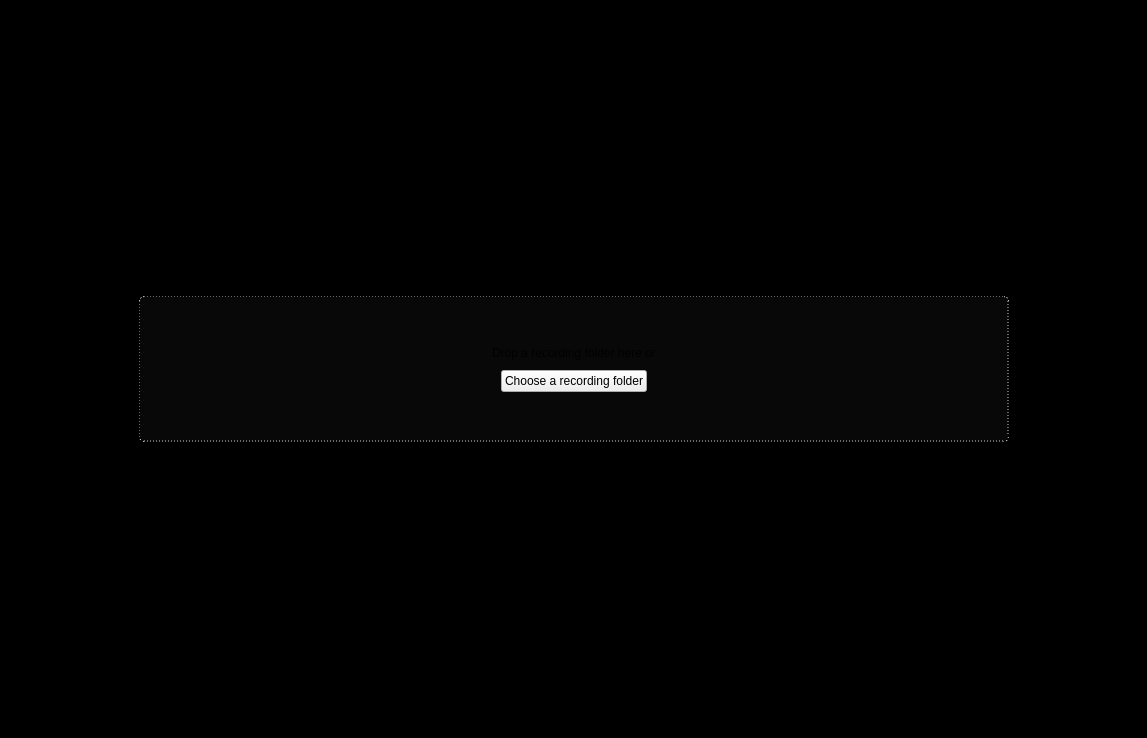
<?xml version="1.0" encoding="UTF-8"?>
<ui version="4.0">
 <class>Form</class>
 <widget class="QWidget" name="Form">
  <property name="geometry">
   <rect>
    <x>0</x>
    <y>0</y>
    <width>1147</width>
    <height>738</height>
   </rect>
  </property>
  <property name="acceptDrops">
   <bool>true</bool>
  </property>
  <property name="windowTitle">
   <string>Form</string>
  </property>
  <property name="styleSheet">
   <string notr="true">#content {
background: #000000;
}
#dropbox {
border: 1px dotted #ccc;
border-radius: 5px;
}
</string>
  </property>
  <layout class="QGridLayout" name="gridLayout">
   <property name="leftMargin">
    <number>0</number>
   </property>
   <property name="topMargin">
    <number>0</number>
   </property>
   <property name="rightMargin">
    <number>0</number>
   </property>
   <property name="bottomMargin">
    <number>0</number>
   </property>
   <item row="0" column="0">
    <widget class="QWidget" name="content" native="true">
     <property name="minimumSize">
      <size>
       <width>0</width>
       <height>300</height>
      </size>
     </property>
     <layout class="QVBoxLayout" name="verticalLayout_3" stretch="1,0,1">
      <item>
       <widget class="QLabel" name="label">
        <property name="styleSheet">
         <string notr="true">font-size: 30pt; font-weight: bold</string>
        </property>
        <property name="text">
         <string>Welcome to Neon Player!</string>
        </property>
        <property name="alignment">
         <set>Qt::AlignmentFlag::AlignBottom|Qt::AlignmentFlag::AlignHCenter</set>
        </property>
       </widget>
      </item>
      <item>
       <layout class="QHBoxLayout" name="horizontalLayout" stretch="0,1,0">
        <item>
         <spacer name="horizontalSpacer">
          <property name="orientation">
           <enum>Qt::Orientation::Horizontal</enum>
          </property>
          <property name="sizeHint" stdset="0">
           <size>
            <width>40</width>
            <height>20</height>
           </size>
          </property>
         </spacer>
        </item>
        <item>
         <widget class="QWidget" name="dropbox" native="true">
          <property name="sizePolicy">
           <sizepolicy hsizetype="Preferred" vsizetype="Preferred">
            <horstretch>0</horstretch>
            <verstretch>0</verstretch>
           </sizepolicy>
          </property>
          <property name="maximumSize">
           <size>
            <width>870</width>
            <height>16777215</height>
           </size>
          </property>
          <property name="styleSheet">
           <string notr="true">#dropbox { background: #080808 }</string>
          </property>
          <layout class="QVBoxLayout" name="verticalLayout_2">
           <property name="spacing">
            <number>10</number>
           </property>
           <property name="leftMargin">
            <number>10</number>
           </property>
           <property name="topMargin">
            <number>50</number>
           </property>
           <property name="rightMargin">
            <number>10</number>
           </property>
           <property name="bottomMargin">
            <number>50</number>
           </property>
           <item>
            <widget class="QLabel" name="label_3">
             <property name="text">
              <string>Drop a recording folder here or</string>
             </property>
             <property name="alignment">
              <set>Qt::AlignmentFlag::AlignCenter</set>
             </property>
            </widget>
           </item>
           <item alignment="Qt::AlignmentFlag::AlignHCenter">
            <widget class="QPushButton" name="browse_button">
             <property name="sizePolicy">
              <sizepolicy hsizetype="Maximum" vsizetype="Fixed">
               <horstretch>0</horstretch>
               <verstretch>0</verstretch>
              </sizepolicy>
             </property>
             <property name="text">
              <string>Choose a recording folder</string>
             </property>
             <property name="icon">
              <iconset theme="QIcon::ThemeIcon::FolderOpen"/>
             </property>
             <property name="flat">
              <bool>false</bool>
             </property>
            </widget>
           </item>
          </layout>
         </widget>
        </item>
        <item>
         <spacer name="horizontalSpacer_2">
          <property name="orientation">
           <enum>Qt::Orientation::Horizontal</enum>
          </property>
          <property name="sizeHint" stdset="0">
           <size>
            <width>40</width>
            <height>20</height>
           </size>
          </property>
         </spacer>
        </item>
       </layout>
      </item>
      <item>
       <widget class="QLabel" name="logo">
        <property name="text">
         <string/>
        </property>
        <property name="pixmap">
         <pixmap>Primary-White-76px.png</pixmap>
        </property>
        <property name="alignment">
         <set>Qt::AlignmentFlag::AlignBottom|Qt::AlignmentFlag::AlignHCenter</set>
        </property>
       </widget>
      </item>
     </layout>
    </widget>
   </item>
  </layout>
 </widget>
 <resources/>
 <connections/>
</ui>
